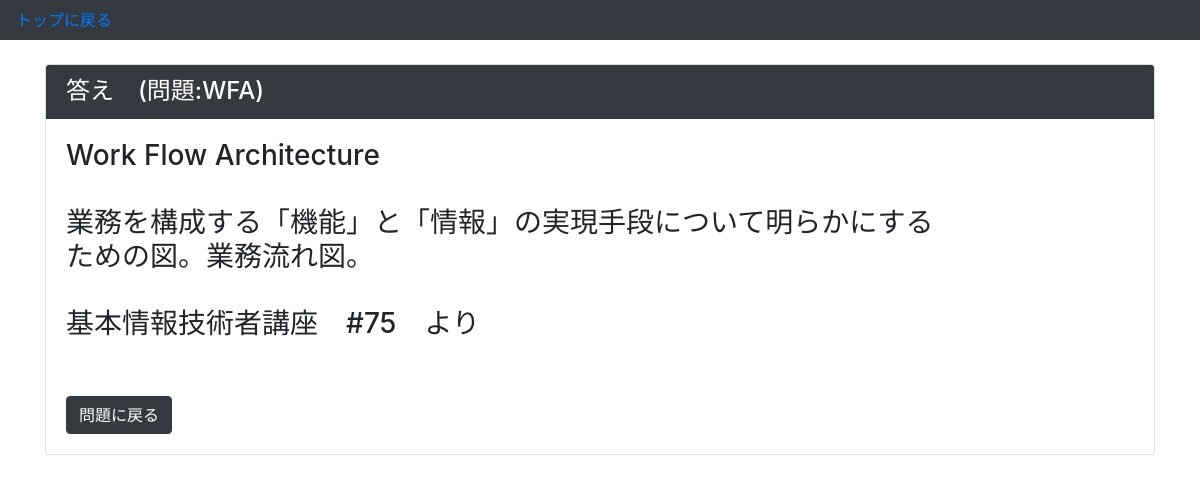
The page /detail/23/ (signed in) on the database its author committed.
### flashcard/models.py (models this page shows)
class Flashcard(models.Model):
    word = models.CharField(verbose_name='単語',max_length=40)
    description=models.CharField(verbose_name='説明',max_length=200)

### flashcard/views.py (the view)
# urls.py: path('detail/<int:pk>/',views.DetailView.as_view(),name='detail'),
class DetailView(LoginRequiredMixin,generic.DetailView):
    model=Flashcard
    template_name='post_detail.html'

### flashcard/templates/post_detail.html
{% extends 'test_base.html' %}
{% block content %}
<div class="card mb-3 mt-4">
  <h4 class="card-header bg-dark text-white">答え　(問題:{{ flashcard.word}})</h4>
  <div class="card-body">
      <h3>{{ flashcard.description | linebreaksbr | urlize}}</h3>
      <br /><br />
      <a href="{{request.META.HTTP_REFERER}}" class="btn btn-dark">問題に戻る</a>
  </div>
</div>
{% endblock %}

### rows shown on the page
Flashcard: word "WFA", description "Work Flow Architecture 業務を構成する「機能」と「情報」の実現手段について明らかにする ための図。業務流れ図。 基本情報技術者講座 #75 より"
